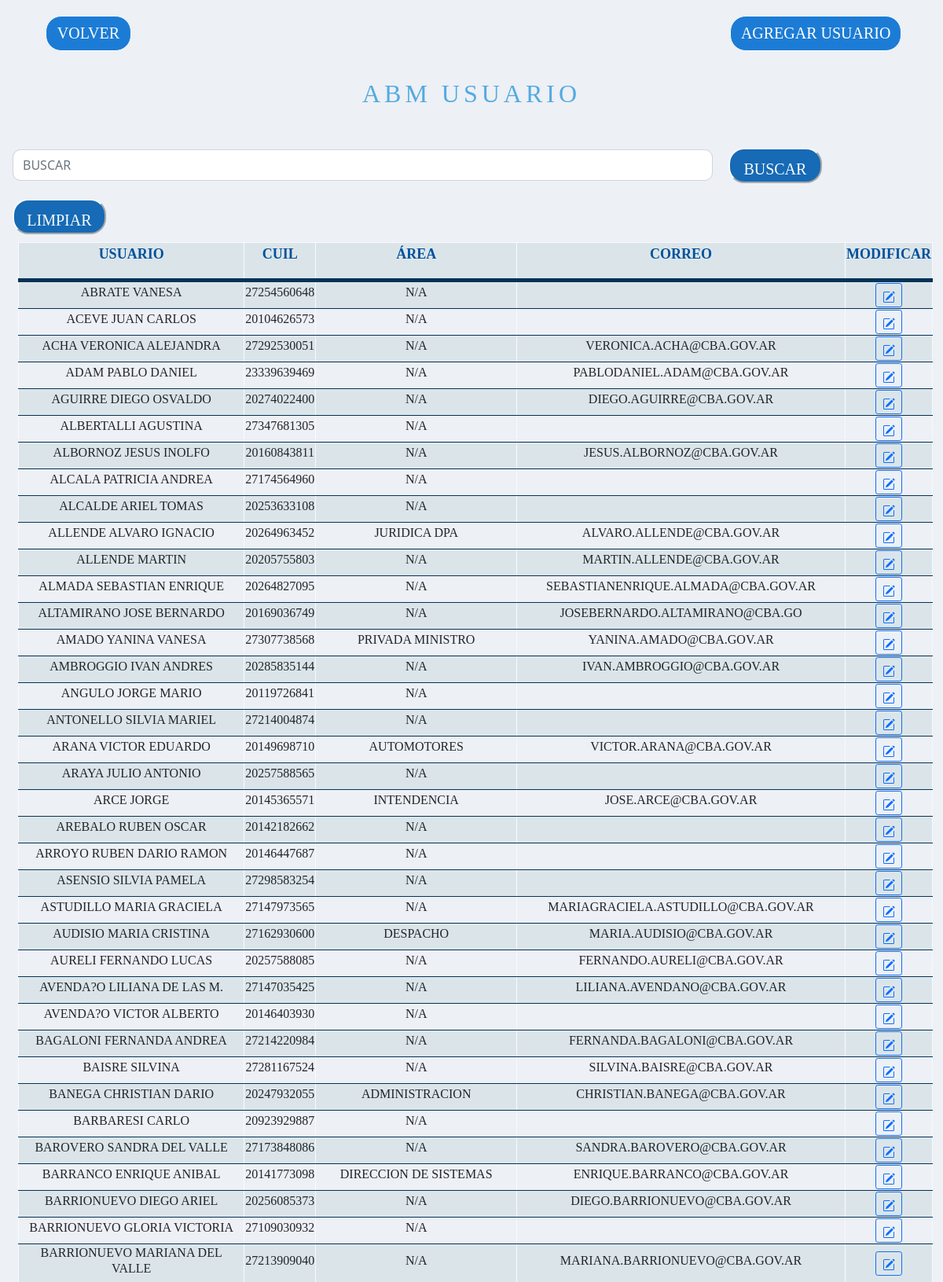
Page /abmusuario.php (signed in, upper part) on the committed database.
### tables this page shows
CREATE TABLE `usuarios` (
  `ID_USUARIO` int(4) NOT NULL,
  `NOMBRE` varchar(50) NOT NULL,
  `CUIL` varchar(11) NOT NULL,
  `ID_AREA` int(3) NOT NULL,
  `PISO` varchar(3) NOT NULL,
  `INTERNO` varchar(10) NOT NULL,
  `CORREO` varchar(100) NOT NULL,
  `CORREO_PERSONAL` varchar(100) NOT NULL,
  `TELEFONO_PERSONAL` varchar(100) NOT NULL,
  `ID_TURNO` int(2) NOT NULL,
  `ACTIVO` varchar(8) NOT NULL,
  `OBSERVACION` longtext NOT NULL
);

CREATE TABLE `area` (
  `ID_AREA` int(5) NOT NULL,
  `AREA` text NOT NULL,
  `ID_REPA` int(3) NOT NULL,
  `ACTIVO` varchar(8) NOT NULL,
  `OBSERVACION` longtext NOT NULL
);

### abmusuario.php (the view, shortened to what this page needs)
<?php
include('conexion.php');
?>
<!DOCTYPE html>
<html>
<head>
    <link href="https://cdn.jsdelivr.net/npm/bootstrap@5.1.3/dist/css/bootstrap.min.css" rel="stylesheet">
    <link rel="stylesheet" href="https://cdn.jsdelivr.net/npm/bootstrap-icons@1.5.0/font/bootstrap-icons.css">
	<link rel="stylesheet" type="text/css" href="estiloallabm.css">
</head>
<body>
    <section id="inicio">
        <div id="reporteEst" style="width: 97%; margin-left: 20px;">
            <div class="form-group row justify-content-between" style="margin: 10px; padding:10px;">
                <a id="vlv"  href="abm.php" class="col-3 btn btn-primary " type="button"  value="VOLVER">VOLVER</a>
                <a id="agr"  href="agregarusuario.php" class="col-3 btn btn-primary " type="button">AGREGAR USUARIO</a>
            </div>
         </div>
        <h1>ABM USUARIO</h1>
		<form method="POST" action="abmusuario.php">
				<div class="form-group row">
					<input type="text" style="margin-left: 10px; width: 75%; height: 40px; margin-top: 12px; 	box-sizing: border-box; border-radius: 10px; text-transform:uppercase;" name="buscar"  placeholder="Buscar"  class="form-control largo col-xl-4 col-lg-4">
					<input id="vlva" class="button col-xl-2 col-lg-2" style="margin-left: 10px; margin-top: 10px;" type="submit" name="btn2" value="BUSCAR"></input>
					<input id="vlva" class="button col-xl-2 col-lg-2" style="margin-left: 10px; margin-top: 10px;" type="submit" name="btn1" value="LIMPIAR"></input>
				</div>
		</form>
        <?php
				echo "<table width=100%>
						<thead>
							<tr>
								<th><p>USUARIO</p></th>
                                <th><p>CUIL</p></th>
                                <th><p>ÁREA</p></th>
                                <th><p>CORREO</p></th>
                                <th><p>MODIFICAR</p></th>
							</tr>
						</thead>
					";
					if(isset($_POST['btn2']))
					{
						$doc = $_POST['buscar'];
						$consulta=mysqli_query($datos_base, "SELECT u.ID_USUARIO, u.NOMBRE, u.CUIL, a.AREA, u.CORREO
						FROM usuarios u
						LEFT JOIN area a ON  u.ID_AREA = a.ID_AREA
						WHERE u.NOMBRE LIKE '%$doc%' OR u.CUIL LIKE '%$doc%' OR a.AREA LIKE '%$doc%' OR u.CORREO LIKE '%$doc%'
						ORDER BY u.NOMBRE ASC");
						while($listar = mysqli_fetch_array($consulta))
						{
						echo
							"
							<tr>
							<td><h4 style='font-size:16px;'>".$listar['NOMBRE']."</h4 ></td>
							<td><h4 style='font-size:16px;'>".$listar['CUIL']."</h4 ></td>
							<td><h4 style='font-size:16px;'>".$listar['AREA']."</h4 ></td>
							<td><h4 style='font-size:16px;'>".$listar['CORREO']."</h4 ></td>
							<td class='text-center text-nowrap'><a class='btn btn-sm btn-outline-primary' href=modusuario.php?no=".$listar['ID_USUARIO']." class=mod><svg xmlns='http://www.w3.org/2000/svg' width='16' height='16' fill='currentColor' class='bi bi-pencil-square' viewBox='0 0 16 16'>
							<path d='M15.502 1.94a.5.5 0 0 1 0 .706L14.459 3.69l-2-2L13.502.646a.5.5 0 0 1 .707 0l1.293 1.293zm-1.75 2.456-2-2L4.939 9.21a.5.5 0 0 0-.121.196l-.805 2.414a.25.25 0 0 0 .316.316l2.414-.805a.5.5 0 0 0 .196-.12l6.813-6.814z'/>
							<path fill-rule='evenodd' d='M1 13.5A1.5 1.5 0 0 0 2.5 15h11a1.5 1.5 0 0 0 1.5-1.5v-6a.5.5 0 0 0-1 0v6a.5.5 0 0 1-.5.5h-11a.5.5 0 0 1-.5-.5v-11a.5.5 0 0 1 .5-.5H9a.5.5 0 0 0 0-1H2.5A1.5 1.5 0 0 0 1 2.5v11z'/>
							</svg></a></td>
							</tr>";
						}
					}
					else
					{
						$consulta=mysqli_query($datos_base, "SELECT u.ID_USUARIO, u.NOMBRE, u.CUIL, a.AREA, CORREO
						FROM usuarios u
                        LEFT JOIN area a ON  u.ID_AREA = a.ID_AREA
                        ORDER BY u.NOMBRE ASC");
						while($listar = mysqli_fetch_array($consulta))
						{
						echo
							"
							<tr>
							<td><h4 style='font-size:16px;'>".$listar['NOMBRE']."</h4 ></td>
                            <td><h4 style='font-size:16px;'>".$listar['CUIL']."</h4 ></td>
                            <td><h4 style='font-size:16px;'>".$listar['AREA']."</h4 ></td>
                            <td><h4 style='font-size:16px;'>".$listar['CORREO']."</h4 ></td>
							<td class='text-center text-nowrap'><a class='btn btn-sm btn-outline-primary' href=modusuario.php?no=".$listar['ID_USUARIO']." class=mod><svg xmlns='http://www.w3.org/2000/svg' width='16' height='16' fill='currentColor' class='bi bi-pencil-square' viewBox='0 0 16 16'>
							<path d='M15.502 1.94a.5.5 0 0 1 0 .706L14.459 3.69l-2-2L13.502.646a.5.5 0 0 1 .707 0l1.293 1.293zm-1.75 2.456-2-2L4.939 9.21a.5.5 0 0 0-.121.196l-.805 2.414a.25.25 0 0 0 .316.316l2.414-.805a.5.5 0 0 0 .196-.12l6.813-6.814z'/>
							<path fill-rule='evenodd' d='M1 13.5A1.5 1.5 0 0 0 2.5 15h11a1.5 1.5 0 0 0 1.5-1.5v-6a.5.5 0 0 0-1 0v6a.5.5 0 0 1-.5.5h-11a.5.5 0 0 1-.5-.5v-11a.5.5 0 0 1 .5-.5H9a.5.5 0 0 0 0-1H2.5A1.5 1.5 0 0 0 1 2.5v11z'/>
							</svg></a></td>
							</tr>";
						}
					}
					echo "</table>";
					?>
    </section>
</body>
</html>

### estiloallabm.css (style rules this page uses)
section, header { width: 97%; margin-left: auto; margin-right: auto; }
h1 { text-align: center; color: #53AAE0; font-family: TrasandinaBlack; margin-bottom: 40px; margin-top:25px; font-size: 32px; letter-spacing: 5px; }
h4 { text-align: center; font-family: TrasandinaBook; font-size: 14px; text-transform: uppercase; }
p { text-align: center; font-family: TrasandinaMedium; color: #00519C; font-size: 18px; }
#inicio { height: auto; }
input { height: 40px; width: auto; margin: 10px; margin-top: 0px; margin-left: 20px; padding: 10px; display: inline; box-sizing: border-box; border-radius: 10px; border-color: white; }
input { background-color: white; }
::placeholder { color: black; }
.button { width: 200px; height: 50px; color: #f7fbfd; font-size: 20px; float: right; font-family: TrasandinaBook; background-color: #53AAE0; border-color: #f7fbfd; }
#vlv { width: 10%; height: 45px; background-color: #1c7cd5; border-color: #f7fbfd; font-size: 20px; font-family: TrasandinaBook; border-radius: 20px; }
#agr { width: 20%; height: 45px; background-color: #1c7cd5; border-color: #f7fbfd; font-size: 20px; font-family: TrasandinaBook; border-radius: 20px; }
h1 { text-align: center; color: #53AAE0; font-family: TrasandinaBlack; font-size: 32px; letter-spacing: 5px; }
table { text-align: left; margin-left: 5px; background-color: #dbe5e9; border-collapse: collapse; width:100%; }
th, td { border: solid 1px #f7fbfd; border-bottom: solid 1px #073256; }
thead { background-color: #dbe5e9; border-bottom: solid 5px #073256; width: 100%; }
tr:nth-child(even) { background-color: #edf0f5; }
#vlva { width: 10%; height: 45px; background-color: #176AB5; border-color: #f7fbfd; font-size: 20px; font-family: TrasandinaBook; border-radius: 20px; }

### abmusuario.php (style rules this page uses)
body { background-color: #edf0f5; }

### rows in the picture
usuarios: NOMBRE "ABRATE VANESA", CUIL "27254560648", ID_AREA.AREA "N/A"
usuarios: NOMBRE "ACEVE JUAN CARLOS", CUIL "20104626573", ID_AREA.AREA "N/A"
usuarios: NOMBRE "ACHA VERONICA ALEJANDRA", CUIL "27292530051", ID_AREA.AREA "N/A", CORREO "VERONICA.ACHA@CBA.GOV.AR"
usuarios: NOMBRE "ADAM PABLO DANIEL", CUIL "23339639469", ID_AREA.AREA "N/A", CORREO "PABLODANIEL.ADAM@CBA.GOV.AR"
usuarios: NOMBRE "AGUIRRE DIEGO OSVALDO", CUIL "20274022400", ID_AREA.AREA "N/A", CORREO "DIEGO.AGUIRRE@CBA.GOV.AR"
usuarios: NOMBRE "ALBERTALLI AGUSTINA", CUIL "27347681305", ID_AREA.AREA "N/A"
usuarios: NOMBRE "ALBORNOZ JESUS INOLFO", CUIL "20160843811", ID_AREA.AREA "N/A", CORREO "JESUS.ALBORNOZ@CBA.GOV.AR"
usuarios: NOMBRE "ALCALA PATRICIA ANDREA", CUIL "27174564960", ID_AREA.AREA "N/A"
usuarios: NOMBRE "ALCALDE ARIEL TOMAS", CUIL "20253633108", ID_AREA.AREA "N/A"
usuarios: NOMBRE "ALLENDE ALVARO IGNACIO", CUIL "20264963452", ID_AREA.AREA "JURIDICA DPA", CORREO "ALVARO.ALLENDE@CBA.GOV.AR"
usuarios: NOMBRE "ALLENDE MARTIN", CUIL "20205755803", ID_AREA.AREA "N/A", CORREO "MARTIN.ALLENDE@CBA.GOV.AR"
usuarios: NOMBRE "ALMADA SEBASTIAN ENRIQUE", CUIL "20264827095", ID_AREA.AREA "N/A", CORREO "SEBASTIANENRIQUE.ALMADA@CBA.GOV.AR"
usuarios: NOMBRE "ALTAMIRANO JOSE BERNARDO", CUIL "20169036749", ID_AREA.AREA "N/A", CORREO "JOSEBERNARDO.ALTAMIRANO@CBA.GO"
usuarios: NOMBRE "AMADO YANINA VANESA", CUIL "27307738568", ID_AREA.AREA "PRIVADA MINISTRO", CORREO "YANINA.AMADO@CBA.GOV.AR"
usuarios: NOMBRE "AMBROGGIO IVAN ANDRES", CUIL "20285835144", ID_AREA.AREA "N/A", CORREO "IVAN.AMBROGGIO@CBA.GOV.AR"
usuarios: NOMBRE "ANGULO JORGE MARIO", CUIL "20119726841", ID_AREA.AREA "N/A"
usuarios: NOMBRE "ANTONELLO SILVIA MARIEL", CUIL "27214004874", ID_AREA.AREA "N/A"
usuarios: NOMBRE "ARANA VICTOR EDUARDO", CUIL "20149698710", ID_AREA.AREA "AUTOMOTORES", CORREO "VICTOR.ARANA@CBA.GOV.AR"
usuarios: NOMBRE "ARAYA JULIO ANTONIO", CUIL "20257588565", ID_AREA.AREA "N/A"
usuarios: NOMBRE "ARCE JORGE", CUIL "20145365571", ID_AREA.AREA "INTENDENCIA", CORREO "JOSE.ARCE@CBA.GOV.AR"
usuarios: NOMBRE "AREBALO RUBEN OSCAR", CUIL "20142182662", ID_AREA.AREA "N/A"
usuarios: NOMBRE "ARROYO RUBEN DARIO RAMON", CUIL "20146447687", ID_AREA.AREA "N/A"
usuarios: NOMBRE "ASENSIO SILVIA PAMELA", CUIL "27298583254", ID_AREA.AREA "N/A"
usuarios: NOMBRE "ASTUDILLO MARIA GRACIELA", CUIL "27147973565", ID_AREA.AREA "N/A", CORREO "MARIAGRACIELA.ASTUDILLO@CBA.GOV.AR"
usuarios: NOMBRE "AUDISIO MARIA CRISTINA", CUIL "27162930600", ID_AREA.AREA "DESPACHO", CORREO "MARIA.AUDISIO@CBA.GOV.AR"
usuarios: NOMBRE "AURELI FERNANDO LUCAS", CUIL "20257588085", ID_AREA.AREA "N/A", CORREO "FERNANDO.AURELI@CBA.GOV.AR"
usuarios: NOMBRE "AVENDA?O LILIANA DE LAS M.", CUIL "27147035425", ID_AREA.AREA "N/A", CORREO "LILIANA.AVENDANO@CBA.GOV.AR"
usuarios: NOMBRE "AVENDA?O VICTOR ALBERTO", CUIL "20146403930", ID_AREA.AREA "N/A"
usuarios: NOMBRE "BAGALONI FERNANDA ANDREA", CUIL "27214220984", ID_AREA.AREA "N/A", CORREO "FERNANDA.BAGALONI@CBA.GOV.AR"
usuarios: NOMBRE "BAISRE SILVINA", CUIL "27281167524", ID_AREA.AREA "N/A", CORREO "SILVINA.BAISRE@CBA.GOV.AR"
usuarios: NOMBRE "BANEGA CHRISTIAN DARIO", CUIL "20247932055", ID_AREA.AREA "ADMINISTRACION", CORREO "CHRISTIAN.BANEGA@CBA.GOV.AR"
usuarios: NOMBRE "BARBARESI CARLO", CUIL "20923929887", ID_AREA.AREA "N/A"
usuarios: NOMBRE "BAROVERO SANDRA DEL VALLE", CUIL "27173848086", ID_AREA.AREA "N/A", CORREO "SANDRA.BAROVERO@CBA.GOV.AR"
usuarios: NOMBRE "BARRANCO ENRIQUE ANIBAL", CUIL "20141773098", ID_AREA.AREA "DIRECCION DE SISTEMAS", CORREO "ENRIQUE.BARRANCO@CBA.GOV.AR"
usuarios: NOMBRE "BARRIONUEVO DIEGO ARIEL", CUIL "20256085373", ID_AREA.AREA "N/A", CORREO "DIEGO.BARRIONUEVO@CBA.GOV.AR"
usuarios: NOMBRE "BARRIONUEVO GLORIA VICTORIA", CUIL "27109030932", ID_AREA.AREA "N/A"
usuarios: NOMBRE "BARRIONUEVO MARIANA DEL VALLE", CUIL "27213909040", ID_AREA.AREA "N/A", CORREO "MARIANA.BARRIONUEVO@CBA.GOV.AR"
